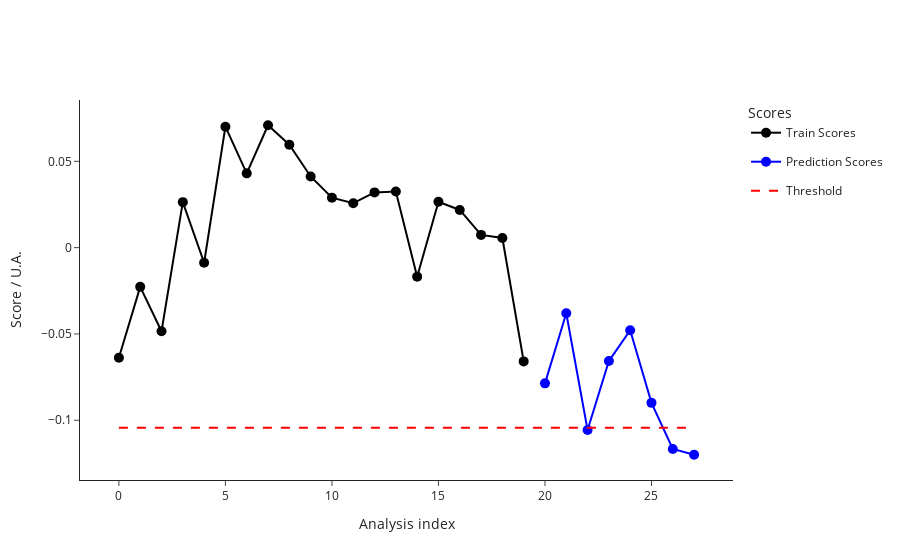

This figure's notebook cell:
### Code cell
import os

parameters_df = []
for i in [3, 4, 5]:
    test_data = pd.read_csv(f"dev/test{i}_features.csv")
    test_metadata = pd.read_csv(f"dev/test{i}_metadata.csv")
    ana.predict(test_data, test_metadata)
    outliers_test = ana.test_prediction_outliers()
    
    classified_test_metadata = set_class_label(test_metadata, outliers_test)
    classified_test_metadata.to_csv(f"dev/test{i}_classified_samples.csv", index=False)
    print("Test set ", i, ": \n", test_metadata["index"].tolist())
    
    test_batch_parameters = parameters.copy()
    train_set = len(ana.get_training_scores())
    threshold = classified_test_metadata["threshold"][1]
    num_outliers = sum(classified_test_metadata["class"] == "outlier")
    percent_outliers = (sum(classified_test_metadata["class"] == "outlier")/len(classified_test_metadata["class"]))*100

    test_batch_parameters.update(
        {
        "test_batch" : i,
        "train_set" : train_set, 
        "threshold" : threshold,
        "outliers" : num_outliers,
        "outliers %" : percent_outliers
        }
    )
    parameters_df.append(test_batch_parameters)

    fig_test_scores = ana.plot_scores()
    fig_test_scores.write_image(f"dev/figures/fig_test{i}_scores.png", width=1100, height= 350, scale = 3)
    fig_test_scores.show()

    #optionally add seen normal curves to train set
    ana.add_prediction()
    fig_test_features = ana.plot_data()
    fig_test_features.write_image(f"dev/figures/fig_test{i}_features.png", width=1100, height= 350, scale = 3)
    #fig_test_features.show()

parameters_df = pd.DataFrame(parameters_df)
if os.path.exists("dev/test_record.csv"):
    old_records = pd.read_csv("dev/test_record.csv")
    parameters_df = pd.concat([old_records, parameters_df])
    parameters_df.drop_duplicates(inplace=True)
    
parameters_df.to_csv("dev/test_record.csv", index = False)
print(parameters_df)

### Figure 1 — Plotly figure (JSON) as saved in the notebook; plotly's stock layout.template omitted (floating-point values rounded to 4 significant figures)
{"data": [{"hovertemplate": ["<b>index: </b>18<br><b>name: </b>210812_Pac--005<br><b>path: </b>C:/Users/Sandeep/Desktop/ExtractedSignals\\210812_Pac 2021-08-12 10-30-07\\210812_Pac--005.D<br><b>batch: </b>210812_Pac 2021-08-12 10-30-07<br><b>batch_position: </b>5<br><b>idle_time: </b>39.0<br><b>sample: </b>NaCl 0,9%<br><b>method: </b>SAA_411_Pac.M<br><b>timestamp: </b>2021-08-12 10:50:23<br><b>detector: </b>G1315C<br><b>pump: </b>G7110B<br><b>start_time: </b>2021-08-12 10:50:57<br><b>end_time: </b>2021-08-12 10:54:57<br><b>runtime: </b>239.7000000000036", "<b>index: </b>19<br><b>name: </b>210812_Pac--006<br><b>path: </b>C:/Users/Sandeep/Desktop/ExtractedSignals\\210812_Pac 2021-08-12 10-30-07\\210812_Pac--006.D<br><b>batch: </b>210812_Pac 2021-08-12 10-30-07<br><b>batch_position: </b>6<br><b>idle_time: </b>39.0<br><b>sample: </b>Blank<br><b>method: </b>SAA_411_Pac.M<br><b>timestamp: </b>2021-08-12 10:55:02<br><b>detector: </b>G1315C<br><b>pump: </b>G7110B<br><b>start_time: </b>2021-08-12 10:55:36<br><b>end_time: </b>2021-08-12 10:59:36<br><b>runtime: </b>239.7000000000036", "<b>index: </b>20<br><b>name: </b>210812_Pac--007<br><b>path: </b>C:/Users/Sandeep/Desktop/ExtractedSignals\\210812_Pac 2021-08-12 10-30-07\\210812_Pac--007.D<br><b>batch: </b>210812_Pac 2021-08-12 10-30-07<br><b>batch_position: </b>7<br><b>idle_time: </b>39.0<br><b>sample: </b>0.025 mg/ml<br><b>method: </b>SAA_411_Pac.M<br><b>timestamp: </b>2021-08-12 10:59:41<br><b>detector: </b>G1315C<br><b>pump: </b>G7110B<br><b>start_time: </b>2021-08-12 11:00:15<br><b>end_time: </b>2021-08-12 11:04:15<br><b>runtime: </b>239.7000000000036", "<b>index: </b>21<br><b>name: </b>210812_Pac--008<br><b>path: </b>C:/Users/Sandeep/Desktop/ExtractedSignals\\210812_Pac 2021-08-12 10-30-07\\210812_Pac--008.D<br><b>batch: </b>210812_Pac 2021-08-12 10-30-07<br><b>batch_position: </b>8<br><b>idle_time: </b>39.0<br><b>sample: </b>Blank<br><b>method: </b>SAA_411_Pac.M<br><b>timestamp: </b>2021-08-12 11:04:20<br><b>detector: </b>G1315C<br><b>pump: </b>G7110B<br><b>start_time: </b>2021-08-12 11:04:54<br><b>end_time: </b>2021-08-12 11:08:54<br><b>runtime: </b>239.7000000000036", "<b>index: </b>22<br><b>name: </b>210812_Pac--009<br><b>path: </b>C:/Users/Sandeep/Desktop/ExtractedSignals\\210812_Pac 2021-08-12 10-30-07\\210812_Pac--009.D<br><b>batch: </b>210812_Pac 2021-08-12 10-30-07<br><b>batch_position: </b>9<br><b>idle_time: </b>38.0<br><b>sample: </b>210806/036 :10<br><b>method: </b>SAA_411_Pac.M<br><b>timestamp: </b>2021-08-12 11:08:59<br><b>detector: </b>G1315C<br><b>pump: </b>G7110B<br><b>start_time: </b>2021-08-12 11:09:32<br><b>end_time: </b>2021-08-12 11:13:32<br><b>runtime: </b>239.7000000000036", "<b>index: </b>23<br><b>name: </b>210812_Pac--010<br><b>path: </b>C:/Users/Sandeep/Desktop/ExtractedSignals\\210812_Pac 2021-08-12 10-30-07\\210812_Pac--010.D<br><b>batch: </b>210812_Pac 2021-08-12 10-30-07<br><b>batch_position: </b>10<br><b>idle_time: </b>39.0<br><b>sample: </b>210806/036 :10<br><b>method: </b>SAA_411_Pac.M<br><b>timestamp: </b>2021-08-12 11:13:37<br><b>detector: </b>G7110B<br><b>pump: </b>G7110B<br><b>start_time: </b>2021-08-12 11:14:11<br><b>end_time: </b>2021-08-12 11:18:11<br><b>runtime: </b>239.7000000000036", "<b>index: </b>24<br><b>name: </b>210812_Pac--011<br><b>path: </b>C:/Users/Sandeep/Desktop/ExtractedSignals\\210812_Pac 2021-08-12 10-30-07\\210812_Pac--011.D<br><b>batch: </b>210812_Pac 2021-08-12 10-30-07<br><b>batch_position: </b>11<br><b>idle_time: </b>39.0<br><b>sample: </b>210806/036 :10<br><b>method: </b>SAA_411_Pac.M<br><b>timestamp: </b>2021-08-12 11:18:16<br><b>detector: </b>G7110B<br><b>pump: </b>G7110B<br><b>start_time: </b>2021-08-12 11:18:50<br><b>end_time: </b>2021-08-12 11:22:50<br><b>runtime: </b>239.7000000000036", "<b>index: </b>25<br><b>name: </b>210812_Pac--012<br><b>path: </b>C:/Users/Sandeep/Desktop/ExtractedSignals\\210812_Pac 2021-08-12 10-30-07\\210812_Pac--012.D<br><b>batch: </b>210812_Pac 2021-08-12 10-30-07<br><b>batch_position: </b>12<br><b>idle_time: </b>39.0<br><b>sample: </b>Blank<br><b>method: </b>SAA_411_Pac.M<br><b>timestamp: </b>2021-08-12 11:22:55<br><b>detector: </b>G1315C<br><b>pump: </b>G7110B<br><b>start_time: </b>2021-08-12 11:23:29<br><b>end_time: </b>2021-08-12 11:27:29<br><b>runtime: </b>239.7000000000036", "<b>index: </b>26<br><b>name: </b>210812_Pac--013<br><b>path: </b>C:/Users/Sandeep/Desktop/ExtractedSignals\\210812_Pac 2021-08-12 10-30-07\\210812_Pac--013.D<br><b>batch: </b>210812_Pac 2021-08-12 10-30-07<br><b>batch_position: </b>13<br><b>idle_time: </b>39.0<br><b>sample: </b>0.025 mg/ml<br><b>method: </b>SAA_411_Pac.M<br><b>timestamp: </b>2021-08-12 11:27:34<br><b>detector: </b>G1315C<br><b>pump: </b>G7110B<br><b>start_time: </b>2021-08-12 11:28:08<br><b>end_time: </b>2021-08-12 11:32:08<br><b>runtime: </b>239.7000000000036", "<b>index: </b>27<br><b>name: </b>210812_Pac--014<br><b>path: </b>C:/Users/Sandeep/Desktop/ExtractedSignals\\210812_Pac 2021-08-12 10-30-07\\210812_Pac--014.D<br><b>batch: </b>210812_Pac 2021-08-12 10-30-07<br><b>batch_position: </b>14<br><b>idle_time: </b>38.0<br><b>sample: </b>Blank<br><b>method: </b>SAA_411_Pac.M<br><b>timestamp: </b>2021-08-12 11:32:13<br><b>detector: </b>G7110B<br><b>pump: </b>G7110B<br><b>start_time: </b>2021-08-12 11:32:46<br><b>end_time: </b>2021-08-12 11:36:47<br><b>runtime: </b>239.7000000000036", "<b>index: </b>51<br><b>name: </b>210813_Pac--005<br><b>path: </b>C:/Users/Sandeep/Desktop/ExtractedSignals\\210813_Pac 2021-08-13 10-37-27\\210813_Pac--005.D<br><b>batch: </b>210813_Pac 2021-08-13 10-37-27<br><b>batch_position: </b>5<br><b>idle_time: </b>39.0<br><b>sample: </b>NaCl 0,9%<br><b>method: </b>SAA_411_Pac.M<br><b>timestamp: </b>2021-08-13 10:57:52<br><b>detector: </b>G7110B<br><b>pump: </b>G7110B<br><b>start_time: </b>2021-08-13 10:58:26<br><b>end_time: </b>2021-08-13 11:02:27<br><b>runtime: </b>239.7000000000036", "<b>index: </b>52<br><b>name: </b>210813_Pac--006<br><b>path: </b>C:/Users/Sandeep/Desktop/ExtractedSignals\\210813_Pac 2021-08-13 10-37-27\\210813_Pac--006.D<br><b>batch: </b>210813_Pac 2021-08-13 10-37-27<br><b>batch_position: </b>6<br><b>idle_time: </b>38.0<br><b>sample: </b>Blank<br><b>method: </b>SAA_411_Pac.M<br><b>timestamp: </b>2021-08-13 11:02:31<br><b>detector: </b>G1315C<br><b>pump: </b>G7110B<br><b>start_time: </b>2021-08-13 11:03:05<br><b>end_time: </b>2021-08-13 11:07:06<br><b>runtime: </b>239.7000000000036", "<b>index: </b>53<br><b>name: </b>210813_Pac--007<br><b>path: </b>C:/Users/Sandeep/Desktop/ExtractedSignals\\210813_Pac 2021-08-13 10-37-27\\210813_Pac--007.D<br><b>batch: </b>210813_Pac 2021-08-13 10-37-27<br><b>batch_position: </b>7<br><b>idle_time: </b>38.0<br><b>sample: </b>0.025 mg/ml<br><b>method: </b>SAA_411_Pac.M<br><b>timestamp: </b>2021-08-13 11:07:10<br><b>detector: </b>G1315C<br><b>pump: </b>G7116B<br><b>start_time: </b>2021-08-13 11:07:44<br><b>end_time: </b>2021-08-13 11:11:45<br><b>runtime: </b>239.7000000000036", "<b>index: </b>54<br><b>name: </b>210813_Pac--008<br><b>path: </b>C:/Users/Sandeep/Desktop/ExtractedSignals\\210813_Pac 2021-08-13 10-37-27\\210813_Pac--008.D<br><b>batch: </b>210813_Pac 2021-08-13 10-37-27<br><b>batch_position: </b>8<br><b>idle_time: </b>38.0<br><b>sample: </b>Blank<br><b>method: </b>SAA_411_Pac.M<br><b>timestamp: </b>2021-08-13 11:11:49<br><b>detector: </b>G1315C<br><b>pump: </b>G7110B<br><b>start_time: </b>2021-08-13 11:12:23<br><b>end_time: </b>2021-08-13 11:16:23<br><b>runtime: </b>239.7000000000036", "<b>index: </b>55<br><b>name: </b>210813_Pac--009<br><b>path: </b>C:/Users/Sandeep/Desktop/ExtractedSignals\\210813_Pac 2021-08-13 10-37-27\\210813_Pac--009.D<br><b>batch: </b>210813_Pac 2021-08-13 10-37-27<br><b>batch_position: </b>9<br><b>idle_time: </b>39.0<br><b>sample: </b>210812/004 :20<br><b>method: </b>SAA_411_Pac.M<br><b>timestamp: </b>2021-08-13 11:16:28<br><b>detector: </b>G1315C<br><b>pump: </b>G7110B<br><b>start_time: </b>2021-08-13 11:17:02<br><b>end_time: </b>2021-08-13 11:21:03<br><b>runtime: </b>239.7000000000036", "<b>index: </b>56<br><b>name: </b>210813_Pac--010<br><b>path: </b>C:/Users/Sandeep/Desktop/ExtractedSignals\\210813_Pac 2021-08-13 10-37-27\\210813_Pac--010.D<br><b>batch: </b>210813_Pac 2021-08-13 10-37-27<br><b>batch_position: </b>10<br><b>idle_time: </b>38.0<br><b>sample: </b>210812/004 :20<br><b>method: </b>SAA_411_Pac.M<br><b>timestamp: </b>2021-08-13 11:21:08<br><b>detector: </b>G1315C<br><b>pump: </b>G7110B<br><b>start_time: </b>2021-08-13 11:21:41<br><b>end_time: </b>2021-08-13 11:25:42<br><b>runtime: </b>239.7000000000036", "<b>index: </b>57<br><b>name: </b>210813_Pac--011<br><b>path: </b>C:/Users/Sandeep/Desktop/ExtractedSignals\\210813_Pac 2021-08-13 10-37-27\\210813_Pac--011.D<br><b>batch: </b>210813_Pac 2021-08-13 10-37-27<br><b>batch_position: </b>11<br><b>idle_time: </b>39.0<br><b>sample: </b>210812/004 :20<br><b>method: </b>SAA_411_Pac.M<br><b>timestamp: </b>2021-08-13 11:25:46<br><b>detector: </b>G1315C<br><b>pump: </b>G7110B<br><b>start_time: </b>2021-08-13 11:26:21<br><b>end_time: </b>2021-08-13 11:30:21<br><b>runtime: </b>239.7000000000036", "<b>index: </b>58<br><b>name: </b>210813_Pac--012<br><b>path: </b>C:/Users/Sandeep/Desktop/ExtractedSignals\\210813_Pac 2021-08-13 10-37-27\\210813_Pac--012.D<br><b>batch: </b>210813_Pac 2021-08-13 10-37-27<br><b>batch_position: </b>12<br><b>idle_time: </b>38.0<br><b>sample: </b>Blank<br><b>method: </b>SAA_411_Pac.M<br><b>timestamp: </b>2021-08-13 11:30:26<br><b>detector: </b>G1315C<br><b>pump: </b>G7110B<br><b>start_time: </b>2021-08-13 11:30:59<br><b>end_time: </b>2021-08-13 11:34:59<br><b>runtime: </b>239.7000000000036", "<b>index: </b>59<br><b>name: </b>210813_Pac--013<br><b>path: </b>C:/Users/Sandeep/Desktop/ExtractedSignals\\210813_Pac 2021-08-13 10-37-27\\210813_Pac--013.D<br><b>batch: </b>210813_Pac 2021-08-13 10-37-27<br><b>batch_position: </b>13<br><b>idle_time: </b>39.0<br><b>sample: </b>0.025 mg/ml<br><b>method: </b>SAA_411_Pac.M<br><b>timestamp: </b>2021-08-13 11:35:04<br><b>detector: </b>G1315C<br><b>pump: </b>G7110B<br><b>start_time: </b>2021-08-13 11:35:38<br><b>end_time: </b>2021-08-13 11:39:38<br><b>runtime: </b>239.7000000000036", "<b>index: </b>60<br><b>name: </b>210813_Pac--014<br><b>path: </b>C:/Users/Sandeep/Desktop/ExtractedSignals\\210813_Pac 2021-08-13 10-37-27\\210813_Pac--014.D<br><b>batch: </b>210813_Pac 2021-08-13 10-37-27<br><b>batch_position: </b>14<br><b>idle_time: </b>38.0<br><b>sample: </b>Blank<br><b>method: </b>SAA_411_Pac.M<br><b>timestamp: </b>2021-08-13 11:39:43<br><b>detector: </b>G1315C<br><b>pump: </b>G7110B<br><b>start_time: </b>2021-08-13 11:40:16<br><b>end_time: </b>2021-08-13 11:44:17<br><b>runtime: </b>239.7000000000036"], "legendgroup": "Train", "line": {"color": "black"}, "marker": {"color": "black", "size": 10}, "mode": "lines+markers", "name": "Train Scores", "text": ["<b>index: </b>18<br><b>name: </b>210812_Pac--005<br><b>path: </b>C:/Users/Sandeep/Desktop/ExtractedSignals\\210812_Pac 2021-08-12 10-30-07\\210812_Pac--005.D<br><b>batch: </b>210812_Pac 2021-08-12 10-30-07<br><b>batch_position: </b>5<br><b>idle_time: </b>39.0<br><b>sample: </b>NaCl 0,9%<br><b>method: </b>SAA_411_Pac.M<br><b>timestamp: </b>2021-08-12 10:50:23<br><b>detector: </b>G1315C<br><b>pump: </b>G7110B<br><b>start_time: </b>2021-08-12 10:50:57<br><b>end_time: </b>2021-08-12 10:54:57<br><b>runtime: </b>239.7000000000036", "<b>index: </b>19<br><b>name: </b>210812_Pac--006<br><b>path: </b>C:/Users/Sandeep/Desktop/ExtractedSignals\\210812_Pac 2021-08-12 10-30-07\\210812_Pac--006.D<br><b>batch: </b>210812_Pac 2021-08-12 10-30-07<br><b>batch_position: </b>6<br><b>idle_time: </b>39.0<br><b>sample: </b>Blank<br><b>method: </b>SAA_411_Pac.M<br><b>timestamp: </b>2021-08-12 10:55:02<br><b>detector: </b>G1315C<br><b>pump: </b>G7110B<br><b>start_time: </b>2021-08-12 10:55:36<br><b>end_time: </b>2021-08-12 10:59:36<br><b>runtime: </b>239.7000000000036", "<b>index: </b>20<br><b>name: </b>210812_Pac--007<br><b>path: </b>C:/Users/Sandeep/Desktop/ExtractedSignals\\210812_Pac 2021-08-12 10-30-07\\210812_Pac--007.D<br><b>batch: </b>210812_Pac 2021-08-12 10-30-07<br><b>batch_position: </b>7<br><b>idle_time: </b>39.0<br><b>sample: </b>0.025 mg/ml<br><b>method: </b>SAA_411_Pac.M<br><b>timestamp: </b>2021-08-12 10:59:41<br><b>detector: </b>G1315C<br><b>pump: </b>G7110B<br><b>start_time: </b>2021-08-12 11:00:15<br><b>end_time: </b>2021-08-12 11:04:15<br><b>runtime: </b>239.7000000000036", "<b>index: </b>21<br><b>name: </b>210812_Pac--008<br><b>path: </b>C:/Users/Sandeep/Desktop/ExtractedSignals\\210812_Pac 2021-08-12 10-30-07\\210812_Pac--008.D<br><b>batch: </b>210812_Pac 2021-08-12 10-30-07<br><b>batch_position: </b>8<br><b>idle_time: </b>39.0<br><b>sample: </b>Blank<br><b>method: </b>SAA_411_Pac.M<br><b>timestamp: </b>2021-08-12 11:04:20<br><b>detector: </b>G1315C<br><b>pump: </b>G7110B<br><b>start_time: </b>2021-08-12 11:04:54<br><b>end_time: </b>2021-08-12 11:08:54<br><b>runtime: </b>239.7000000000036", "<b>index: </b>22<br><b>name: </b>210812_Pac--009<br><b>path: </b>C:/Users/Sandeep/Desktop/ExtractedSignals\\210812_Pac 2021-08-12 10-30-07\\210812_Pac--009.D<br><b>batch: </b>210812_Pac 2021-08-12 10-30-07<br><b>batch_position: </b>9<br><b>idle_time: </b>38.0<br><b>sample: </b>210806/036 :10<br><b>method: </b>SAA_411_Pac.M<br><b>timestamp: </b>2021-08-12 11:08:59<br><b>detector: </b>G1315C<br><b>pump: </b>G7110B<br><b>start_time: </b>2021-08-12 11:09:32<br><b>end_time: </b>2021-08-12 11:13:32<br><b>runtime: </b>239.7000000000036", "<b>index: </b>23<br><b>name: </b>210812_Pac--010<br><b>path: </b>C:/Users/Sandeep/Desktop/ExtractedSignals\\210812_Pac 2021-08-12 10-30-07\\210812_Pac--010.D<br><b>batch: </b>210812_Pac 2021-08-12 10-30-07<br><b>batch_position: </b>10<br><b>idle_time: </b>39.0<br><b>sample: </b>210806/036 :10<br><b>method: </b>SAA_411_Pac.M<br><b>timestamp: </b>2021-08-12 11:13:37<br><b>detector: </b>G7110B<br><b>pump: </b>G7110B<br><b>start_time: </b>2021-08-12 11:14:11<br><b>end_time: </b>2021-08-12 11:18:11<br><b>runtime: </b>239.7000000000036", "<b>index: </b>24<br><b>name: </b>210812_Pac--011<br><b>path: </b>C:/Users/Sandeep/Desktop/ExtractedSignals\\210812_Pac 2021-08-12 10-30-07\\210812_Pac--011.D<br><b>batch: </b>210812_Pac 2021-08-12 10-30-07<br><b>batch_position: </b>11<br><b>idle_time: </b>39.0<br><b>sample: </b>210806/036 :10<br><b>method: </b>SAA_411_Pac.M<br><b>timestamp: </b>2021-08-12 11:18:16<br><b>detector: </b>G7110B<br><b>pump: </b>G7110B<br><b>start_time: </b>2021-08-12 11:18:50<br><b>end_time: </b>2021-08-12 11:22:50<br><b>runtime: </b>239.7000000000036", "<b>index: </b>25<br><b>name: </b>210812_Pac--012<br><b>path: </b>C:/Users/Sandeep/Desktop/ExtractedSignals\\210812_Pac 2021-08-12 10-30-07\\210812_Pac--012.D<br><b>batch: </b>210812_Pac 2021-08-12 10-30-07<br><b>batch_position: </b>12<br><b>idle_time: </b>39.0<br><b>sample: </b>Blank<br><b>method: </b>SAA_411_Pac.M<br><b>timestamp: </b>2021-08-12 11:22:55<br><b>detector: </b>G1315C<br><b>pump: </b>G7110B<br><b>start_time: </b>2021-08-12 11:23:29<br><b>end_time: </b>2021-08-12 11:27:29<br><b>runtime: </b>239.7000000000036", "<b>index: </b>26<br><b>name: </b>210812_Pac--013<br><b>path: </b>C:/Users/Sandeep/Desktop/ExtractedSignals\\210812_Pac 2021-08-12 10-30-07\\210812_Pac--013.D<br><b>batch: </b>210812_Pac 2021-08-12 10-30-07<br><b>batch_position: </b>13<br><b>idle_time: </b>39.0<br><b>sample: </b>0.025 mg/ml<br><b>method: </b>SAA_411_Pac.M<br><b>timestamp: </b>2021-08-12 11:27:34<br><b>detector: </b>G1315C<br><b>pump: </b>G7110B<br><b>start_time: </b>2021-08-12 11:28:08<br><b>end_time: </b>2021-08-12 11:32:08<br><b>runtime: </b>239.7000000000036", "<b>index: </b>27<br><b>name: </b>210812_Pac--014<br><b>path: </b>C:/Users/Sandeep/Desktop/ExtractedSignals\\210812_Pac 2021-08-12 10-30-07\\210812_Pac--014.D<br><b>batch: </b>210812_Pac 2021-08-12 10-30-07<br><b>batch_position: </b>14<br><b>idle_time: </b>38.0<br><b>sample: </b>Blank<br><b>method: </b>SAA_411_Pac.M<br><b>timestamp: </b>2021-08-12 11:32:13<br><b>detector: </b>G7110B<br><b>pump: </b>G7110B<br><b>start_time: </b>2021-08-12 11:32:46<br><b>end_time: </b>2021-08-12 11:36:47<br><b>runtime: </b>239.7000000000036", "<b>index: </b>51<br><b>name: </b>210813_Pac--005<br><b>path: </b>C:/Users/Sandeep/Desktop/ExtractedSignals\\210813_Pac 2021-08-13 10-37-27\\210813_Pac--005.D<br><b>batch: </b>210813_Pac 2021-08-13 10-37-27<br><b>batch_position: </b>5<br><b>idle_time: </b>39.0<br><b>sample: </b>NaCl 0,9%<br><b>method: </b>SAA_411_Pac.M<br><b>timestamp: </b>2021-08-13 10:57:52<br><b>detector: </b>G7110B<br><b>pump: </b>G7110B<br><b>start_time: </b>2021-08-13 10:58:26<br><b>end_time: </b>2021-08-13 11:02:27<br><b>runtime: </b>239.7000000000036", "<b>index: </b>52<br><b>name: </b>210813_Pac--006<br><b>path: </b>C:/Users/Sandeep/Desktop/ExtractedSignals\\210813_Pac 2021-08-13 10-37-27\\210813_Pac--006.D<br><b>batch: </b>210813_Pac 2021-08-13 10-37-27<br><b>batch_position: </b>6<br><b>idle_time: </b>38.0<br><b>sample: </b>Blank<br><b>method: </b>SAA_411_Pac.M<br><b>timestamp: </b>2021-08-13 11:02:31<br><b>detector: </b>G1315C<br><b>pump: </b>G7110B<br><b>start_time: </b>2021-08-13 11:03:05<br><b>end_time: </b>2021-08-13 11:07:06<br><b>runtime: </b>239.7000000000036", "<b>index: </b>53<br><b>name: </b>210813_Pac--007<br><b>path: </b>C:/Users/Sandeep/Desktop/ExtractedSignals\\210813_Pac 2021-08-13 10-37-27\\210813_Pac--007.D<br><b>batch: </b>210813_Pac 2021-08-13 10-37-27<br><b>batch_position: </b>7<br><b>idle_time: </b>38.0<br><b>sample: </b>0.025 mg/ml<br><b>method: </b>SAA_411_Pac.M<br><b>timestamp: </b>2021-08-13 11:07:10<br><b>detector: </b>G1315C<br><b>pump: </b>G7116B<br><b>start_time: </b>2021-08-13 11:07:44<br><b>end_time: </b>2021-08-13 11:11:45<br><b>runtime: </b>239.7000000000036", "<b>index: </b>54<br><b>name: </b>210813_Pac--008<br><b>path: </b>C:/Users/Sandeep/Desktop/ExtractedSignals\\210813_Pac 2021-08-13 10-37-27\\210813_Pac--008.D<br><b>batch: </b>210813_Pac 2021-08-13 10-37-27<br><b>batch_position: </b>8<br><b>idle_time: </b>38.0<br><b>sample: </b>Blank<br><b>method: </b>SAA_411_Pac.M<br><b>timestamp: </b>2021-08-13 11:11:49<br><b>detector: </b>G1315C<br><b>pump: </b>G7110B<br><b>start_time: </b>2021-08-13 11:12:23<br><b>end_time: </b>2021-08-13 11:16:23<br><b>runtime: </b>239.7000000000036", "<b>index: </b>55<br><b>name: </b>210813_Pac--009<br><b>path: </b>C:/Users/Sandeep/Desktop/ExtractedSignals\\210813_Pac 2021-08-13 10-37-27\\210813_Pac--009.D<br><b>batch: </b>210813_Pac 2021-08-13 10-37-27<br><b>batch_position: </b>9<br><b>idle_time: </b>39.0<br><b>sample: </b>210812/004 :20<br><b>method: </b>SAA_411_Pac.M<br><b>timestamp: </b>2021-08-13 11:16:28<br><b>detector: </b>G1315C<br><b>pump: </b>G7110B<br><b>start_time: </b>2021-08-13 11:17:02<br><b>end_time: </b>2021-08-13 11:21:03<br><b>runtime: </b>239.7000000000036", "<b>index: </b>56<br><b>name: </b>210813_Pac--010<br><b>path: </b>C:/Users/Sandeep/Desktop/ExtractedSignals\\210813_Pac 2021-08-13 10-37-27\\210813_Pac--010.D<br><b>batch: </b>210813_Pac 2021-08-13 10-37-27<br><b>batch_position: </b>10<br><b>idle_time: </b>38.0<br><b>sample: </b>210812/004 :20<br><b>method: </b>SAA_411_Pac.M<br><b>timestamp: </b>2021-08-13 11:21:08<br><b>detector: </b>G1315C<br><b>pump: </b>G7110B<br><b>start_time: </b>2021-08-13 11:21:41<br><b>end_time: </b>2021-08-13 11:25:42<br><b>runtime: </b>239.7000000000036", "<b>index: </b>57<br><b>name: </b>210813_Pac--011<br><b>path: </b>C:/Users/Sandeep/Desktop/ExtractedSignals\\210813_Pac 2021-08-13 10-37-27\\210813_Pac--011.D<br><b>batch: </b>210813_Pac 2021-08-13 10-37-27<br><b>batch_position: </b>11<br><b>idle_time: </b>39.0<br><b>sample: </b>210812/004 :20<br><b>method: </b>SAA_411_Pac.M<br><b>timestamp: </b>2021-08-13 11:25:46<br><b>detector: </b>G1315C<br><b>pump: </b>G7110B<br><b>start_time: </b>2021-08-13 11:26:21<br><b>end_time: </b>2021-08-13 11:30:21<br><b>runtime: </b>239.7000000000036", "<b>index: </b>58<br><b>name: </b>210813_Pac--012<br><b>path: </b>C:/Users/Sandeep/Desktop/ExtractedSignals\\210813_Pac 2021-08-13 10-37-27\\210813_Pac--012.D<br><b>batch: </b>210813_Pac 2021-08-13 10-37-27<br><b>batch_position: </b>12<br><b>idle_time: </b>38.0<br><b>sample: </b>Blank<br><b>method: </b>SAA_411_Pac.M<br><b>timestamp: </b>2021-08-13 11:30:26<br><b>detector: </b>G1315C<br><b>pump: </b>G7110B<br><b>start_time: </b>2021-08-13 11:30:59<br><b>end_time: </b>2021-08-13 11:34:59<br><b>runtime: </b>239.7000000000036", "<b>index: </b>59<br><b>name: </b>210813_Pac--013<br><b>path: </b>C:/Users/Sandeep/Desktop/ExtractedSignals\\210813_Pac 2021-08-13 10-37-27\\210813_Pac--013.D<br><b>batch: </b>210813_Pac 2021-08-13 10-37-27<br><b>batch_position: </b>13<br><b>idle_time: </b>39.0<br><b>sample: </b>0.025 mg/ml<br><b>method: </b>SAA_411_Pac.M<br><b>timestamp: </b>2021-08-13 11:35:04<br><b>detector: </b>G1315C<br><b>pump: </b>G7110B<br><b>start_time: </b>2021-08-13 11:35:38<br><b>end_time: </b>2021-08-13 11:39:38<br><b>runtime: </b>239.7000000000036", "<b>index: </b>60<br><b>name: </b>210813_Pac--014<br><b>path: </b>C:/Users/Sandeep/Desktop/ExtractedSignals\\210813_Pac 2021-08-13 10-37-27\\210813_Pac--014.D<br><b>batch: </b>210813_Pac 2021-08-13 10-37-27<br><b>batch_position: </b>14<br><b>idle_time: </b>38.0<br><b>sample: </b>Blank<br><b>method: </b>SAA_411_Pac.M<br><b>timestamp: </b>2021-08-13 11:39:43<br><b>detector: </b>G1315C<br><b>pump: </b>G7110B<br><b>start_time: </b>2021-08-13 11:40:16<br><b>end_time: </b>2021-08-13 11:44:17<br><b>runtime: </b>239.7000000000036"], "type": "scatter", "x": [0, 1, 2, 3, 4, 5, 6, 7, 8, 9, 10, 11, 12, 13, 14, 15, 16, 17, 18, 19], "y": [-0.0638, -0.02272, -0.04847, 0.02634, -0.008768, 0.07006, 0.04302, 0.07089, 0.05964, 0.04124, 0.02895, 0.02572, 0.03199, 0.03248, -0.01681, 0.02654, 0.02182, 0.00738, 0.005584, -0.06591]}, {"hovertemplate": ["<b>index: </b>160<br><b>name: </b>210826_Pac--012<br><b>path: </b>C:/Users/Sandeep/Desktop/ExtractedSignals\\210826_Pac 2021-08-26 16-15-14\\210826_Pac--012.D<br><b>batch: </b>210826_Pac 2021-08-26 16-15-14<br><b>batch_position: </b>12<br><b>idle_time: </b>40.0<br><b>sample: </b>210825/001 :10<br><b>method: </b>SAA_411_Pac.M<br><b>timestamp: </b>2021-08-26 17:06:52<br><b>detector: </b>G1315C<br><b>pump: </b>G7110B<br><b>start_time: </b>2021-08-26 17:07:27<br><b>end_time: </b>2021-08-26 17:11:27<br><b>runtime: </b>239.7000000000036", "<b>index: </b>122<br><b>name: </b>210819_Pac--007<br><b>path: </b>C:/Users/Sandeep/Desktop/ExtractedSignals\\210819_Pac 2021-08-19 15-50-49\\210819_Pac--007.D<br><b>batch: </b>210819_Pac 2021-08-19 15-50-49<br><b>batch_position: </b>7<br><b>idle_time: </b>39.0<br><b>sample: </b>0.025 mg/ml<br><b>method: </b>SAA_411_Pac.M<br><b>timestamp: </b>2021-08-19 16:20:45<br><b>detector: </b>G1315C<br><b>pump: </b>G7110B<br><b>start_time: </b>2021-08-19 16:21:19<br><b>end_time: </b>2021-08-19 16:25:19<br><b>runtime: </b>239.7000000000036", "<b>index: </b>242<br><b>name: </b>210906_Pac--009<br><b>path: </b>C:/Users/Sandeep/Desktop/ExtractedSignals\\210906_Pac 2021-09-06 11-09-22\\210906_Pac--009.D<br><b>batch: </b>210906_Pac 2021-09-06 11-09-22<br><b>batch_position: </b>9<br><b>idle_time: </b>39.0<br><b>sample: </b>210831/010 :20<br><b>method: </b>SAA_411_Pac.M<br><b>timestamp: </b>2021-09-06 11:46:54<br><b>detector: </b>G1315C<br><b>pump: </b>G7116B<br><b>start_time: </b>2021-09-06 11:47:28<br><b>end_time: </b>2021-09-06 11:51:28<br><b>runtime: </b>239.7000000000036", "<b>index: </b>157<br><b>name: </b>210826_Pac--009<br><b>path: </b>C:/Users/Sandeep/Desktop/ExtractedSignals\\210826_Pac 2021-08-26 16-15-14\\210826_Pac--009.D<br><b>batch: </b>210826_Pac 2021-08-26 16-15-14<br><b>batch_position: </b>9<br><b>idle_time: </b>40.0<br><b>sample: </b>210824/001 :20<br><b>method: </b>SAA_411_Pac.M<br><b>timestamp: </b>2021-08-26 16:52:52<br><b>detector: </b>G1315C<br><b>pump: </b>G7110B<br><b>start_time: </b>2021-08-26 16:53:27<br><b>end_time: </b>2021-08-26 16:57:27<br><b>runtime: </b>239.7000000000036", "<b>index: </b>166<br><b>name: </b>210826_Pac--018<br><b>path: </b>C:/Users/Sandeep/Desktop/ExtractedSignals\\210826_Pac 2021-08-26 16-15-14\\210826_Pac--018.D<br><b>batch: </b>210826_Pac 2021-08-26 16-15-14<br><b>batch_position: </b>18<br><b>idle_time: </b>40.0<br><b>sample: </b>Blank<br><b>method: </b>SAA_411_Pac.M<br><b>timestamp: </b>2021-08-26 17:34:52<br><b>detector: </b>G1315C<br><b>pump: </b>G7110B<br><b>start_time: </b>2021-08-26 17:35:26<br><b>end_time: </b>2021-08-26 17:39:26<br><b>runtime: </b>239.7000000000036", "<b>index: </b>49<br><b>name: </b>210813_Pac--003<br><b>path: </b>C:/Users/Sandeep/Desktop/ExtractedSignals\\210813_Pac 2021-08-13 10-37-27\\210813_Pac--003.D<br><b>batch: </b>210813_Pac 2021-08-13 10-37-27<br><b>batch_position: </b>3<br><b>idle_time: </b>38.0<br><b>sample: </b>Blank<br><b>method: </b>SAA_411_Pac.M<br><b>timestamp: </b>2021-08-13 10:48:34<br><b>detector: </b>G1315C<br><b>pump: </b>G7116B<br><b>start_time: </b>2021-08-13 10:49:08<br><b>end_time: </b>2021-08-13 10:53:08<br><b>runtime: </b>239.7000000000036", "<b>index: </b>244<br><b>name: </b>210906_Pac--011<br><b>path: </b>C:/Users/Sandeep/Desktop/ExtractedSignals\\210906_Pac 2021-09-06 11-09-22\\210906_Pac--011.D<br><b>batch: </b>210906_Pac 2021-09-06 11-09-22<br><b>batch_position: </b>11<br><b>idle_time: </b>39.0<br><b>sample: </b>210831/010 :20<br><b>method: </b>SAA_411_Pac.M<br><b>timestamp: </b>2021-09-06 11:56:13<br><b>detector: </b>G1315C<br><b>pump: </b>G7110B<br><b>start_time: </b>2021-09-06 11:56:47<br><b>end_time: </b>2021-09-06 12:00:47<br><b>runtime: </b>239.7000000000036", "<b>index: </b>235<br><b>name: </b>210906_Pac--002<br><b>path: </b>C:/Users/Sandeep/Desktop/ExtractedSignals\\210906_Pac 2021-09-06 11-09-22\\210906_Pac--002.D<br><b>batch: </b>210906_Pac 2021-09-06 11-09-22<br><b>batch_position: </b>2<br><b>idle_time: </b>39.0<br><b>sample: </b>Blank<br><b>method: </b>SAA_411_Pac.M<br><b>timestamp: </b>2021-09-06 11:14:21<br><b>detector: </b>G1315C<br><b>pump: </b>G7116B<br><b>start_time: </b>2021-09-06 11:14:54<br><b>end_time: </b>2021-09-06 11:18:55<br><b>runtime: </b>239.7000000000036"], "legendgroup": "Prediction", "line": {"color": "blue"}, "marker": {"color": "blue", "size": 10}, "mode": "lines+markers", "name": "Prediction Scores", "text": ["<b>index: </b>160<br><b>name: </b>210826_Pac--012<br><b>path: </b>C:/Users/Sandeep/Desktop/ExtractedSignals\\210826_Pac 2021-08-26 16-15-14\\210826_Pac--012.D<br><b>batch: </b>210826_Pac 2021-08-26 16-15-14<br><b>batch_position: </b>12<br><b>idle_time: </b>40.0<br><b>sample: </b>210825/001 :10<br><b>method: </b>SAA_411_Pac.M<br><b>timestamp: </b>2021-08-26 17:06:52<br><b>detector: </b>G1315C<br><b>pump: </b>G7110B<br><b>start_time: </b>2021-08-26 17:07:27<br><b>end_time: </b>2021-08-26 17:11:27<br><b>runtime: </b>239.7000000000036", "<b>index: </b>122<br><b>name: </b>210819_Pac--007<br><b>path: </b>C:/Users/Sandeep/Desktop/ExtractedSignals\\210819_Pac 2021-08-19 15-50-49\\210819_Pac--007.D<br><b>batch: </b>210819_Pac 2021-08-19 15-50-49<br><b>batch_position: </b>7<br><b>idle_time: </b>39.0<br><b>sample: </b>0.025 mg/ml<br><b>method: </b>SAA_411_Pac.M<br><b>timestamp: </b>2021-08-19 16:20:45<br><b>detector: </b>G1315C<br><b>pump: </b>G7110B<br><b>start_time: </b>2021-08-19 16:21:19<br><b>end_time: </b>2021-08-19 16:25:19<br><b>runtime: </b>239.7000000000036", "<b>index: </b>242<br><b>name: </b>210906_Pac--009<br><b>path: </b>C:/Users/Sandeep/Desktop/ExtractedSignals\\210906_Pac 2021-09-06 11-09-22\\210906_Pac--009.D<br><b>batch: </b>210906_Pac 2021-09-06 11-09-22<br><b>batch_position: </b>9<br><b>idle_time: </b>39.0<br><b>sample: </b>210831/010 :20<br><b>method: </b>SAA_411_Pac.M<br><b>timestamp: </b>2021-09-06 11:46:54<br><b>detector: </b>G1315C<br><b>pump: </b>G7116B<br><b>start_time: </b>2021-09-06 11:47:28<br><b>end_time: </b>2021-09-06 11:51:28<br><b>runtime: </b>239.7000000000036", "<b>index: </b>157<br><b>name: </b>210826_Pac--009<br><b>path: </b>C:/Users/Sandeep/Desktop/ExtractedSignals\\210826_Pac 2021-08-26 16-15-14\\210826_Pac--009.D<br><b>batch: </b>210826_Pac 2021-08-26 16-15-14<br><b>batch_position: </b>9<br><b>idle_time: </b>40.0<br><b>sample: </b>210824/001 :20<br><b>method: </b>SAA_411_Pac.M<br><b>timestamp: </b>2021-08-26 16:52:52<br><b>detector: </b>G1315C<br><b>pump: </b>G7110B<br><b>start_time: </b>2021-08-26 16:53:27<br><b>end_time: </b>2021-08-26 16:57:27<br><b>runtime: </b>239.7000000000036", "<b>index: </b>166<br><b>name: </b>210826_Pac--018<br><b>path: </b>C:/Users/Sandeep/Desktop/ExtractedSignals\\210826_Pac 2021-08-26 16-15-14\\210826_Pac--018.D<br><b>batch: </b>210826_Pac 2021-08-26 16-15-14<br><b>batch_position: </b>18<br><b>idle_time: </b>40.0<br><b>sample: </b>Blank<br><b>method: </b>SAA_411_Pac.M<br><b>timestamp: </b>2021-08-26 17:34:52<br><b>detector: </b>G1315C<br><b>pump: </b>G7110B<br><b>start_time: </b>2021-08-26 17:35:26<br><b>end_time: </b>2021-08-26 17:39:26<br><b>runtime: </b>239.7000000000036", "<b>index: </b>49<br><b>name: </b>210813_Pac--003<br><b>path: </b>C:/Users/Sandeep/Desktop/ExtractedSignals\\210813_Pac 2021-08-13 10-37-27\\210813_Pac--003.D<br><b>batch: </b>210813_Pac 2021-08-13 10-37-27<br><b>batch_position: </b>3<br><b>idle_time: </b>38.0<br><b>sample: </b>Blank<br><b>method: </b>SAA_411_Pac.M<br><b>timestamp: </b>2021-08-13 10:48:34<br><b>detector: </b>G1315C<br><b>pump: </b>G7116B<br><b>start_time: </b>2021-08-13 10:49:08<br><b>end_time: </b>2021-08-13 10:53:08<br><b>runtime: </b>239.7000000000036", "<b>index: </b>244<br><b>name: </b>210906_Pac--011<br><b>path: </b>C:/Users/Sandeep/Desktop/ExtractedSignals\\210906_Pac 2021-09-06 11-09-22\\210906_Pac--011.D<br><b>batch: </b>210906_Pac 2021-09-06 11-09-22<br><b>batch_position: </b>11<br><b>idle_time: </b>39.0<br><b>sample: </b>210831/010 :20<br><b>method: </b>SAA_411_Pac.M<br><b>timestamp: </b>2021-09-06 11:56:13<br><b>detector: </b>G1315C<br><b>pump: </b>G7110B<br><b>start_time: </b>2021-09-06 11:56:47<br><b>end_time: </b>2021-09-06 12:00:47<br><b>runtime: </b>239.7000000000036", "<b>index: </b>235<br><b>name: </b>210906_Pac--002<br><b>path: </b>C:/Users/Sandeep/Desktop/ExtractedSignals\\210906_Pac 2021-09-06 11-09-22\\210906_Pac--002.D<br><b>batch: </b>210906_Pac 2021-09-06 11-09-22<br><b>batch_position: </b>2<br><b>idle_time: </b>39.0<br><b>sample: </b>Blank<br><b>method: </b>SAA_411_Pac.M<br><b>timestamp: </b>2021-09-06 11:14:21<br><b>detector: </b>G1315C<br><b>pump: </b>G7116B<br><b>start_time: </b>2021-09-06 11:14:54<br><b>end_time: </b>2021-09-06 11:18:55<br><b>runtime: </b>239.7000000000036"], "type": "scatter", "x": [20, 21, 22, 23, 24, 25, 26, 27], "y": [-0.07863, -0.03799, -0.1057, -0.06571, -0.04786, -0.08992, -0.1167, -0.12]}, {"legendgroup": "Threshold", "line": {"color": "red", "dash": "dash"}, "mode": "lines", "name": "Threshold", "type": "scatter", "x": [0, 27], "y": [-0.1043, -0.1043]}], "layout": {"legend": {"title": {"text": "Scores"}}, "xaxis": {"title": {"text": "Analysis index"}}, "yaxis": {"title": {"text": "Score / U.A."}}}}
